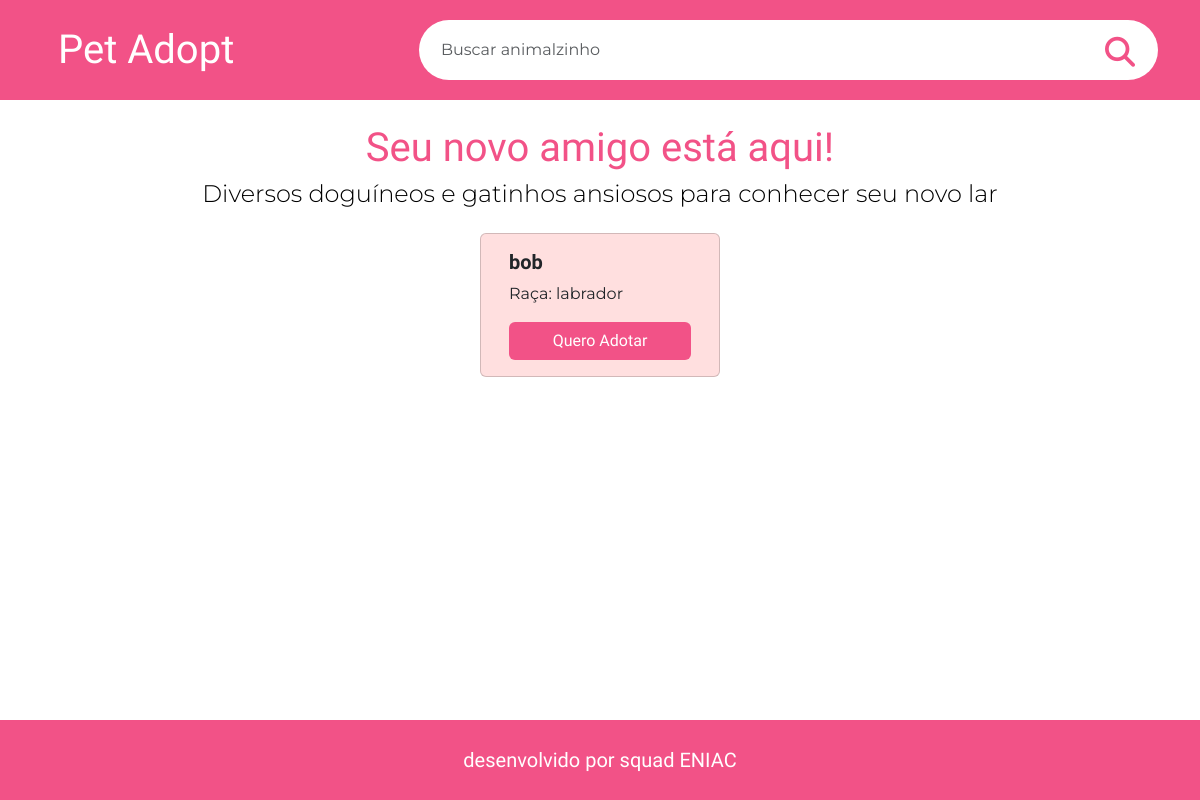
The app's page /, older data.
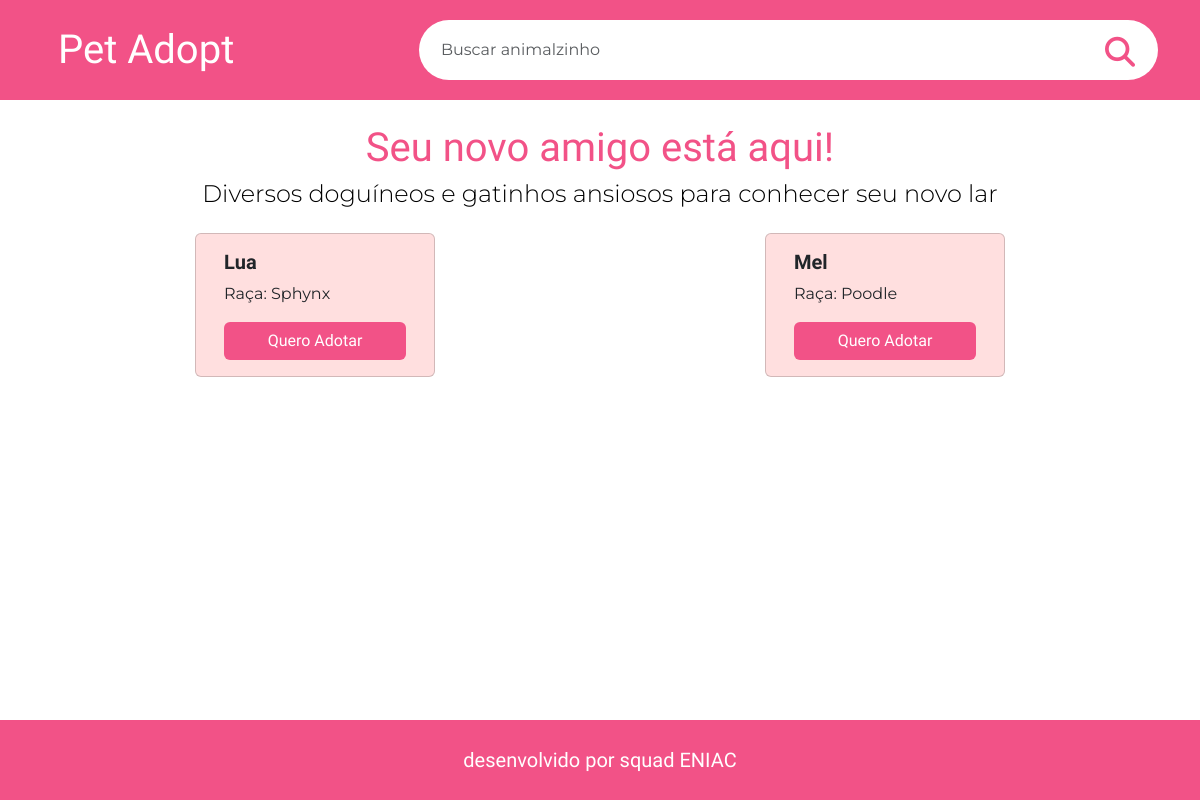
The same page, newer data.
### shelter/models.py (models this page shows, shortened)
class Animal(models.Model):
    name = models.CharField(max_length=30)
    species = models.CharField(max_length=30)
    age = models.IntegerField()
    breed = models.CharField(max_length=30)
    enabled = models.BooleanField(default=True)
    health_history = models.TextField()
    image = models.ImageField(upload_to='animals/', null=True, blank=True)
    description = models.TextField(null=True, blank=True)
    is_available = models.BooleanField(default=True)
    class Meta:
        verbose_name = 'Animal'
        verbose_name_plural = 'Animals'
        ordering = ['name']

### shelter/views.py (the view, shortened to what this page needs)
# urls.py: path('', AnimalListView.as_view(), name='animal_list'),
class AnimalListView(ListView):
    model = Animal
    template_name = "animal_list.html"
    context_object_name = "animals"
    def get_queryset(self):
        queryset = Animal.objects.filter(enabled=True)
        search_query = self.request.GET.get("search_term", "")
        return queryset
    def get_context_data(self, **kwargs):
        context = super().get_context_data(**kwargs)
        context["search_query"] = self.request.GET.get("search_term", "")
        return context

### shelter/templates/animal_list.html (shortened to what this page needs)
{% extends 'layout.html' %}
{% block content %}
<div class="container">
    <div class="title">
        <h1>Seu novo amigo está aqui!</h1>
        <h3>Diversos doguíneos e gatinhos ansiosos para conhecer seu novo lar</h3>
    </div>
    <div class="row d-flex list-animals">
        {% for animal in animals %}
        <div class="card card-custom">
            <div class="card-body card-body-custom">
                <h5 class="card-title">{{ animal.name }}</h5>
                <p class="card-text">
                    Raça: {{animal.breed}}
                </p>
                <a href="/animal/{{animal.id}}" class="btn btn-custom">Quero Adotar</a>
            </div>
        </div>
        {% empty %}
        <div class="col-12">
            <h3>Nenhum animal encontrado com esses filtros</h3>
        </div>
        {% endfor %}
    </div>
</div>
{% endblock %}

### shelter/templates/layout.html (shortened to what this page needs)
{% load static %}
{% load django_bootstrap5 %}
<!DOCTYPE html>
<html lang="pt-br">
<head>
    {% bootstrap_css %}
    <link rel="stylesheet" href="{% static 'shelter/custom.css' %}">
</head>
<body>
    <nav class="navbar navbar-expand-lg sticky-top navbar-custom ">
        <div class="container-fluid container">
            <a class="navbar-brand"><a class="navbar-brand-custom" href="/">Pet Adopt</a></a>
            <div class="collapse navbar-collapse" id="navbarNav">
                <form method="get" class="d-flex ms-auto form-custom" role="search">
                    <input class="form-control me-2" type="text" name="search_term" placeholder="Buscar animalzinho" aria-label="Buscar animalzinho" value="{{ search_query }}">
                    <button class="btn" type="submit"><i class="fa-solid fa-magnifying-glass"></i></button>
                </form>
            </div>
        </div>
    </nav>
        {% block content %}{% endblock %}
    <footer class="fixed-bottom footer-custom d-flex">
        <div class="container-fluid d-flex flex-row justify-content-center align-items-center">
            <span class="d-flex navbar-brand footer-item-custom">desenvolvido por <a href="https://github.com/Squad-eniac/abrigo_animais_SquadENIAC" target="_blank">squad ENIAC</a></span>
        </div>
    </footer>
</body>
</html>

### shelter/static/shelter/custom-index.css (style rules this page uses)
body { height: 100vh; overflow: hidden; }
.navbar-custom { background-color: #F25287; min-height: 100px; }
.navbar-brand-custom { font-family: 'Protest Strike'; font-size: 40px; color: white; text-decoration: none; }
.form-custom { width: 80%; background-color: white; border-radius: 50px; height: 60px; padding: 10px; }
.form-custom > input { border: none; }
.form-control, .form-control::placeholder { font-family: 'Montserrat', serif; }
.fa-solid { color: #F25287; font-size: 30px; }
.footer-custom { background-color: #F25287; font-family: 'Protest Strike'; font-size: 20px; min-height: 80px; }
.footer-item-custom, .footer-item-custom a { color: white; gap: 5px; text-decoration: none }

### shelter/static/shelter/custom-animal_list.css (style rules this page uses)
.container { height: 80%; overflow-y: scroll; }
.title { text-align: center; color: #F25287; margin: 24px 0; }
.title h1 { font-family: "Protest Strike"; }
.title h3 { font-family: "Montserrat", serif; color: black; font-weight: 300; font-size: 24px; }
.list-animals { justify-content: space-around; }
.card-custom { width: 15rem; background-color: #FFDFDF; margin-bottom: 24px; }
.card-body-custom { display: flex; flex-direction: column; justify-content: space-around; }
.card-body-custom h5 { font-family: 'Protest Strike', serif; font-weight: bold; }
.card-body-custom p { font-family: 'Montserrat', serif; }
.btn-custom { background-color: #F25287; font-family: 'Protest Strike'; color: white; transition: background-color 0.3s ease, transform 0.3s ease; }

Row changes from the older to the newer data that the page shows:
no longer on this page (row edited): Animal: name "bob", breed "labrador"
added Animal: name "Lua", breed "Sphynx"
added Animal: name "Mel", breed "Poodle"
